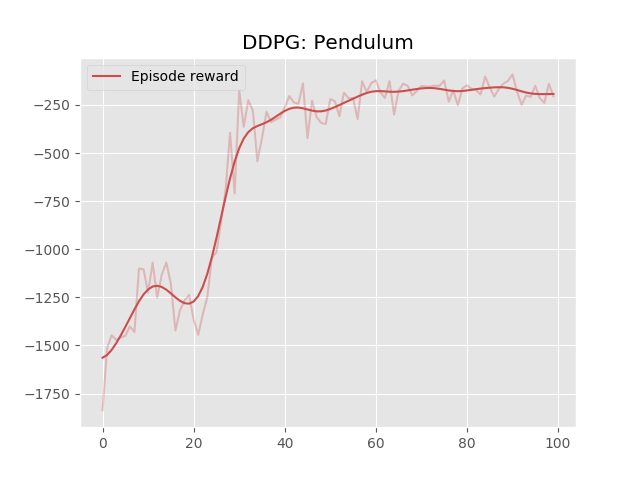

Here is the Python script that generated this plot:
import time 
import random
import torch
import torch.nn as nn 
import torch.nn.functional as F 
import torch.optim as optim 

import numpy as np 
import gym 

import matplotlib.pyplot as plt 
plt.style.use('ggplot')
from scipy.ndimage.filters import gaussian_filter1d

class Pendulum: 

	def __init__(self): 

		self.env = gym.make('Pendulum-v0')
	
	def reset(self): 

		s = self.env.reset()
		return s.reshape(-1)
	
	def step(self, action): 
		if isinstance(action, torch.Tensor): 
			action = action.item()
		ns, r, done, infos = self.env.step(action)
		return ns.reshape(-1), r, done, infos 
	def render(self): 

		self.env.render()

	def sample_action(self): 
		return np.random.uniform(-1.,1.)
		
class ReplayBuffer: 

	def __init__(self, size = 1e6): 
		
		self.storage = []
		self.max_size = size 
		self.current = 0 
	
	def add(self, xp):
		
		if len(self.storage) == self.max_size: 	
			self.storage[self.current] = xp
			self.current = (self.current +1)%self.max_size
		else: 
			self.storage.append(xp)

	def sample(self, batch_size = 64): 

		xps = random.sample(self.storage, batch_size) 
		states, actions, rewards, next_states, dones =  [], [], [], [], []

		for i in range(batch_size): 

			xp = xps[i]
			states.append(xp[0])
			actions.append(xp[1])
			rewards.append(xp[2])
			next_states.append(xp[3])
			dones.append(xp[-1])

		return np.array(states), np.array(actions), np.array(rewards), np.array(next_states), np.array(dones)

class DDPG(nn.Module): 

	def __init__(self, a, b, c): 

		super().__init__()
		
		self.policy = nn.Sequential(nn.Linear(3,400), nn.ReLU(), nn.Linear(400,300), nn.ReLU(), nn.Linear(300,1), nn.Tanh())
		self.policy_targ = nn.Sequential(nn.Linear(3,400), nn.ReLU(), nn.Linear(400,300), nn.ReLU(), nn.Linear(300,1), nn.Tanh())
		
		self.q = nn.Sequential(nn.Linear(4,400), nn.ReLU(), nn.Linear(400,300), nn.ReLU(), nn.Linear(300,1)) 
		self.q_targ = nn.Sequential(nn.Linear(4,400), nn.ReLU(), nn.Linear(400,300), nn.ReLU(), nn.Linear(300,1)) 

		self.policy_targ.load_state_dict(self.policy.state_dict())
		self.q_targ.load_state_dict(self.q.state_dict())
	
		self.adam_policy = optim.Adam(self.policy.parameters(),lr =  1e-4)
		self.adam_q = optim.Adam(self.q.parameters(), lr = 1e-2)
	def forward(self, x): 
		
		pass 
	
	def select_action(self, x): 

		return self.policy(x)*2.
	
	def evaluate(self, x, actions): 
		
		return self.q(torch.cat([x, actions], 1))

	def target_eval(self, x, actions):

		return self.q_targ(torch.cat([x, actions], 1))

	def train(self, memory, iterations = 200): 

		for i in range(iterations): 

			states, actions, rewards, next_states, masks = memory.sample(batch_size = 128)

			states = torch.tensor(states).float()
			actions = torch.tensor(actions).float().reshape(-1,1)
			rewards = torch.tensor(rewards).float().reshape(-1,1)
			next_states = torch.tensor(next_states).float()
			masks = torch.tensor(masks).float().reshape(-1,1)


			target_Q = self.target_eval(next_states, self.policy_targ(next_states))
			target_Q = rewards + (target_Q*masks*0.99).detach() 

			current_Q = self.evaluate(states, actions)
			critic_loss = F.mse_loss(current_Q, target_Q) 

			self.adam_q.zero_grad() 
			critic_loss.backward() 
			self.adam_q.step() 


			policy_loss = -torch.mean(self.evaluate(states, self.select_action(states)))
			self.adam_policy.zero_grad()
			policy_loss.backward()
			self.adam_policy.step() 


			soft_update(self.q, self.q_targ)
			soft_update(self.policy, self.policy_targ)


def soft_update(model_source, model_target, tau = 0.005) :

	for p_source, p_target in zip(model_source.parameters(), model_target.parameters()): 
		p_target.data.copy_(p_target.data*(1.-tau) + p_source.data*tau)

def eval(env, agent, episodes = 20): 

	reward = 0
	for _ in range(episodes): 
		done = False
		s = env.reset() 
		while not done: 

			action = agent.select_action(torch.tensor(s).float().reshape(1,-1)).item()
			action = np.clip(action + np.random.normal(0., 0.1, size = (1)), -2.,2.)[0]
			s, r, done, infos = env.step(action)

			reward += r 

	return reward/float(episodes)

memory = ReplayBuffer() 
max_episodes = 100
# agent = Agent()
agent = DDPG(3,1,2.) 
env = Pendulum()

test_reward = eval(env, agent)

print('-'*20)
print('Initial eval: {}'.format(test_reward))
print('-'*20)

total_timesteps = 0 
episode_num = 0 
recap = []

s = env.reset()
for ep in range(max_episodes): 
	s = env.reset() 
	done = False 
	episode_reward = 0 
	while not done: 

		if ep < 20: 
			action = env.sample_action()
		else: 
			action = agent.select_action(torch.tensor(s).float().reshape(1,-1)).item()
			action = np.clip(action + np.random.normal(0, 0.1, size = (1)), -2. ,2.)[0]


		if ep % 10 == 0 and ep > 0: 
			env.render() 
			time.sleep(0.02)

		ns, r, done, infos = env.step(action)
		xp = (s, action, r, ns, 0. if done else 1.)
		memory.add(xp)

		s = ns 
		episode_reward += r 

		total_timesteps += 1
		if done: 
			if ep == 20: 
				print('Starting to use agent to select action \n\n')
			print('Episode {}\nTotal timesteps: {}\nEpisode reward: {}\n'.format(episode_num, total_timesteps, episode_reward))
			agent.train(memory, 200)
			episode_num += 1 

	if ep % 1 == 0: 
		test_reward = eval(env, agent)
		print('-'*20)
		print('Test reward: {} on 20 episodes'.format(test_reward))
		print('-'*20 + '\n\n\n')

	recap.append(test_reward)

recap_smoothed = gaussian_filter1d(recap, sigma = 3)
color = ((0.8,0.3,0.3))
plt.plot(recap, alpha = 0.3, color = color)
plt.plot(recap_smoothed, label = 'Episode reward', color = color)
plt.title('DDPG: Pendulum')
plt.legend()
plt.savefig('ddpg_pendulum.png')